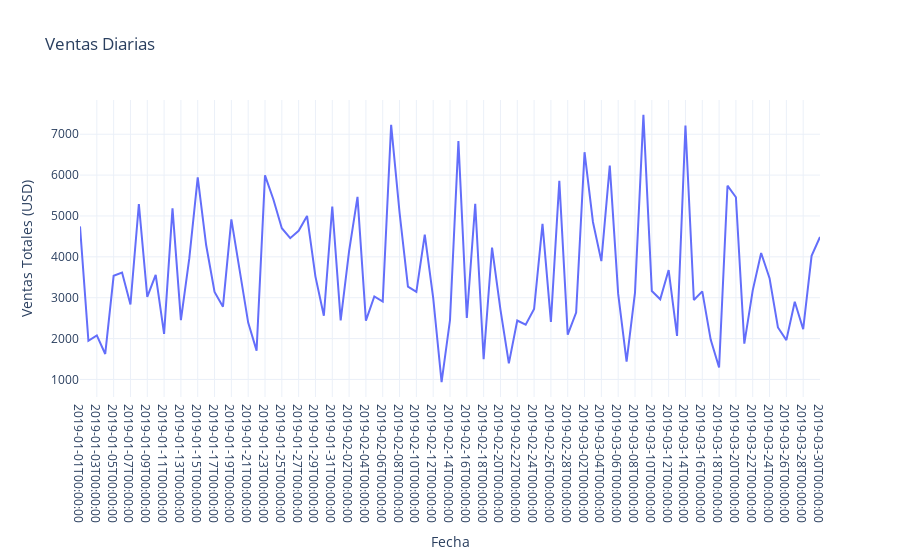

Write notebook code for a chart like this one.
### Code cell
# Crear el gráfico de línea
fig_ventas_diarias = px.line(
    ventas_diarias, 
    x='Date', 
    y='Total', 
    title='Ventas Diarias',
    labels={'Total': 'Ventas Totales (USD)', 'Date': 'Fecha'},  # Personalizar etiquetas
    template='plotly_white'  # Estilo moderno
)

# Ordenar fechas (por si acaso)
fig_ventas_diarias.update_xaxes(type='category')  # Para evitar orden automático incorrecto

# Mostrar el gráfico
fig_ventas_diarias.show()
